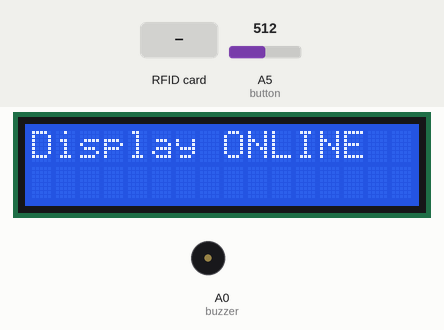
This sketch was run on a simulated Arduino Uno, built with avr-gcc and run on an emulated ATmega328P. Parts: 16×2 character LCD, buzzer (waves = sounding). The inputs (shaded band) are chosen by the test bench; at power-on: A5 (button) = 512. What the sketch prints to the serial monitor is not drawn.

Above: at 0.2 s.
2.4 s: RFID card 5E 7A 19 C4 held to the reader
At 3.1 s:
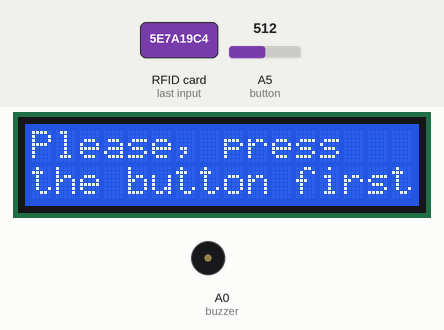
At 4.6 s:
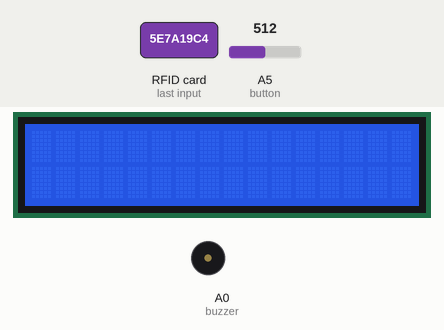
5.1 s: A5 (button) set to 988
6.6 s: A5 (button) set to 1015
8.5 s: RFID card 5E 7A 19 C4 held to the reader
At 9.3 s:
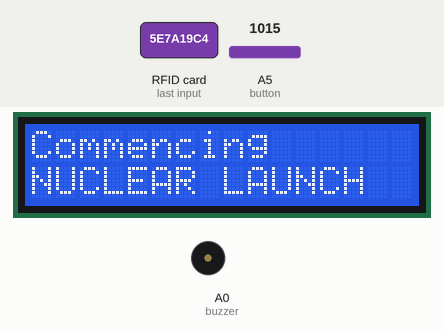
10.1 s: A5 (button) set to 990
At 10.8 s:
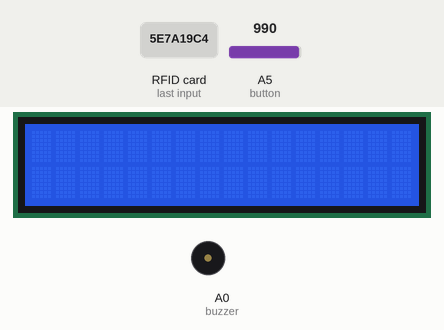
11.6 s: A5 (button) set to 1010
Timing chart, 0 to 14.5 s (numbered marks = the images above; inputs shaded):
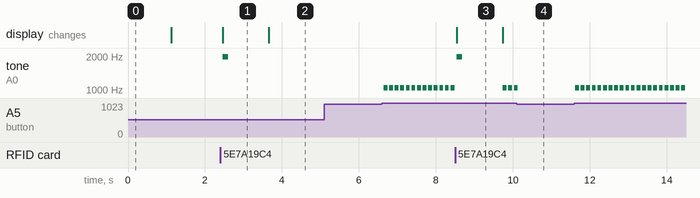

Measured:
- after the input at 2.4 s, tone on A0 (buzzer): silent → 1975 Hz after 0.06 s, → silent 0.15 s later; the display: changes after 0.06 s (image 1)
- after the input at 5.1 s, every drawn part: stays the same
- after the input at 6.6 s, tone on A0 (buzzer): alternates 1046 Hz for 0.10 s and silent for 0.05 s, starting at once
- after the input at 8.5 s, the display: changes at once (image 3)
- after the input at 10.1 s, tone on A0 (buzzer): goes on until 10.1 s, then stays silent
- after the input at 11.6 s, tone on A0 (buzzer): alternates 1046 Hz for 0.10 s and silent for 0.05 s, starting at once
- what the display in image 1 shows lasts 1.2 s, from 2.5 s to 3.7 s

The sketch:

ATAT_RFIDTest.ino
```cpp
#include <MFRC522.h>
#include <SPI.h>
#include <LiquidCrystal.h>

#define CS_RFID 10
#define RST_RFID A2

LiquidCrystal lcd(2, 3, 4, 5, 6, 7);

const int buzzer = A0;


MFRC522 rfid(CS_RFID, RST_RFID);

String uidString;  //UID FOR SENDING
char uidTopic;

//Button
bool isButtonPressed = false;
const int button = A5;

//Button/Timer
int buttonTimer = 6000;// Time after button press in milliseconds
int systemTime;
int buttonTime;
int interval;


void setup() {
  Serial.begin(9600);

  //RFID
  SPI.begin();
  rfid.PCD_Init();

  //Button
  pinMode(button, INPUT);

    //LCD
  lcd.begin(16, 2);
  lcd.print("Display ONLINE");
  delay(1000);
  lcd.clear();


}

void loop() {

  //RFID/
  if (rfid.PICC_IsNewCardPresent()) {
    readRFID();
  }

  //BUTTON/
  checkButton();

  if (isButtonPressed == true && interval >= -300 && interval <= 300) {
    endButton();
  }

  systemTime = millis();
  interval = systemTime - buttonTime;
  delay(20);
}

void readRFID() {
  rfid.PICC_ReadCardSerial();
  Serial.print("Tag UID: ");
  uidString = String(rfid.uid.uidByte[0]) + " " + String(rfid.uid.uidByte[1]) + " " +
              String (rfid.uid.uidByte[2]) + " " + String(rfid.uid.uidByte[3]);
  Serial.println(uidString);
  Serial.print("Grandmaster, did you press the button (Is the button pressed:)? ");
  Serial.println(isButtonPressed);

  if(isButtonPressed==false){
    lcd.print("Please, press");
    lcd.setCursor(0, 1);
    lcd.print("the button first");
  }
  if(isButtonPressed==true){
    lcd.print("Commencing");
    lcd.setCursor(0, 1);
    lcd.print("NUCLEAR LAUNCH");
  }
  tone (buzzer, 1975, 150);
  delay(1200);
  lcd.clear();
}

//3s Countdown after Buttonpress
void checkButton() {

  if (analogRead(button) > 1000) {
    if (interval < 300 || interval > 300) {
      isButtonPressed = true;
      tone (buzzer, 1046);
      delay (100);
      noTone (buzzer);
      buttonTime = systemTime + buttonTimer;
    }
  }
}

void endButton() {
  tone (buzzer, 2093);
  delay (100);
  noTone (buzzer);
  isButtonPressed = false;
}
```
